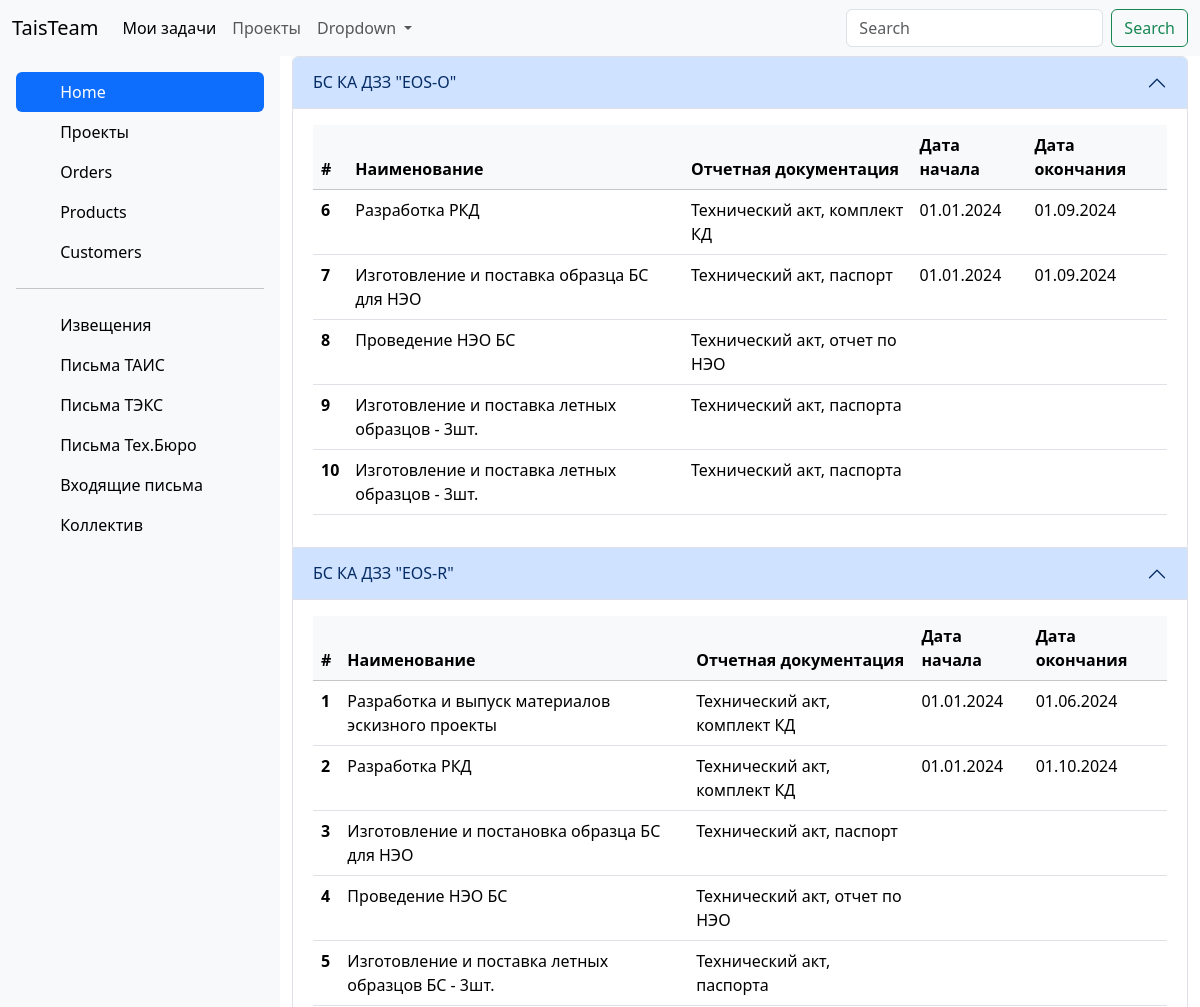
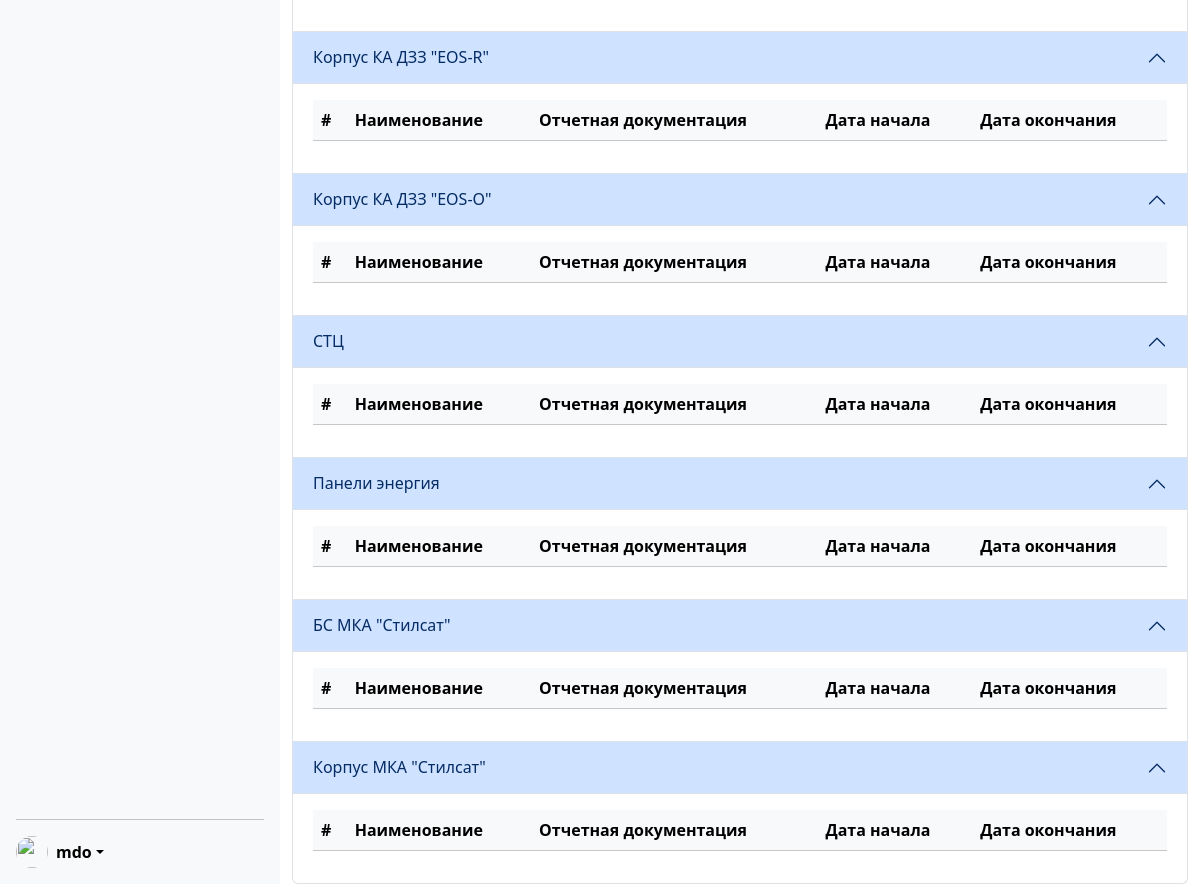
/projects/, run on the app's committed database (2 pictures, top to bottom).
### projects/models.py (models this page shows)
class Project(models.Model):
    title = models.CharField(max_length=100)
    time_create = models.DateTimeField(auto_now_add=True)
    time_update = models.DateTimeField(auto_now=True)

class Stages(models.Model):
    title = models.CharField(max_length=255)
    document = models.CharField(max_length=255)
    date_start = models.DateField(null=True, blank=True)
    date_finish = models.DateField(null=True, blank=True)
    project = models.ForeignKey('Project', on_delete=models.PROTECT)
    is_completed = models.BooleanField(default=False)

### projects/views.py (the view)
# urls.py: path('projects/', views.ProjectsView.as_view(), name='projects'),
class ProjectsView(ListView):
    model = Project
    template_name = 'projects/projects.html'
    context_object_name = 'posts'
    extra_context = {
        'title': 'Главная страница',
        'table': Stages.objects.all(),
        'cat_selected': 0,
    }

### projects/templates/projects/projects.html
{% extends 'base2.html' %}
{% block content %}
<div class="accordion" id="accordionFlushExample">
    {% for p in posts %}
    <div class="accordion-item">
        <h2 class="accordion-header" id="headingOne">
    <button class="accordion-button" type="button" data-bs-toggle="collapse" data-bs-target="#panelsStayOpen-collapseOne" aria-expanded="true" aria-controls="panelsStayOpen-collapseOne">
                {{ p.title }}
    </button>
        </h2>
       <div id="panelsStayOpen-collapseOne" class="accordion-collapse collapse show">
      <div class="accordion-body">
                <table class="table table-hover">
                    <thead class="table-light">
                    <tr>
                        <th scope="col">#</th>
                        <th scope="col">Наименование</th>
                        <th scope="col">Отчетная документация</th>
                        <th scope="col">Дата начала</th>
                        <th scope="col">Дата окончания</th>
                    </tr>
                    </thead>
                    <tbody>
                    {% for t in table %}
                    {% if p.title == t.project.title %}
                    <tr>
                        <th scope="row">{{ t.id }}</th>
                        <td>{{ t.title }}</td>
                        <td>{{ t.document }}</td>
                        <td>
                            {{ t.date_start|default:"Определяется отдельным договором"|date:"d.m.Y" }}
                        </td>
                        <td>
                            {{ t.date_finish|default:"Определяется отдельным договором"|date:"d.m.Y" }}
                        </td>
                    </tr>
                    {% endif %}
                    {% endfor %}
                    </tbody>
                </table>
            </div>
        </div>
    </div>
    {% endfor %}
</div>
{% endblock %}

### data on the page
Project: title "БС КА ДЗЗ \"EOS-O\""
Stages: id "6", title "Разработка РКД", document "Технический акт, комплект КД", date_start "01.01.2024", date_finish "01.09.2024"
Stages: id "7", title "Изготовление и поставка образца БС для НЭО", document "Технический акт, паспорт", date_start "01.01.2024", date_finish "01.09.2024"
Stages: id "8", title "Проведение НЭО БС", document "Технический акт, отчет по НЭО"
Stages: id "9", title "Изготовление и поставка летных образцов - 3шт.", document "Технический акт, паспорта"
Stages: id "10", title "Изготовление и поставка летных образцов - 3шт.", document "Технический акт, паспорта"
Project: title "БС КА ДЗЗ \"EOS-R\""
Stages: id "1", title "Разработка и выпуск материалов эскизного проекты", document "Технический акт, комплект КД", date_start "01.01.2024", date_finish "01.06.2024"
Stages: id "2", title "Разработка РКД", document "Технический акт, комплект КД", date_start "01.01.2024", date_finish "01.10.2024"
Stages: id "3", title "Изготовление и постановка образца БС для НЭО", document "Технический акт, паспорт"
Stages: id "4", title "Проведение НЭО БС", document "Технический акт, отчет по НЭО"
Stages: id "5", title "Изготовление и поставка летных образцов БС - 3шт.", document "Технический акт, паспорта"
Project: title "Корпус КА ДЗЗ \"EOS-R\""
Project: title "Корпус КА ДЗЗ \"EOS-O\""
Project: title "СТЦ"
Project: title "Панели энергия"
Project: title "БС МКА \"Стилсат\""
Project: title "Корпус МКА \"Стилсат\""
